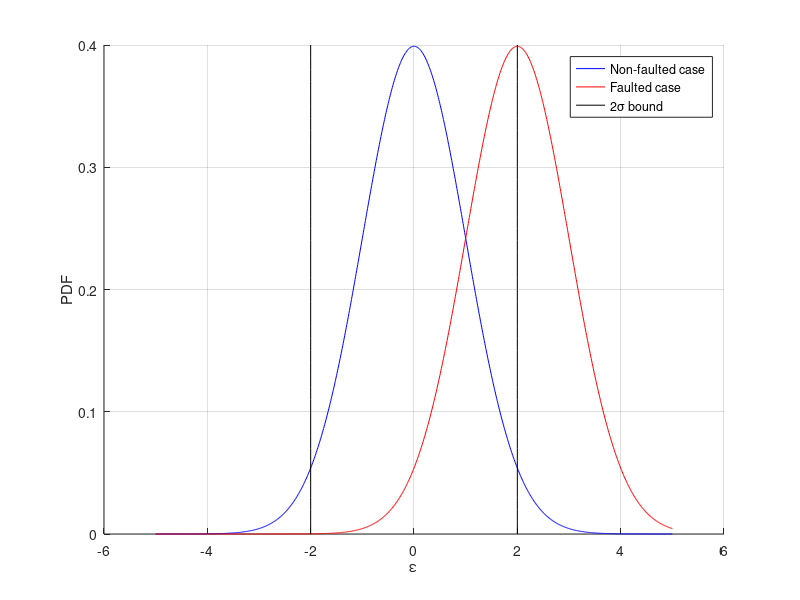

Write MATLAB code to recreate this figure.
clear
close all
clc

figure()
hold on
mu =0;

sigma = 1;

x=-5:0.01:5;

p_x_non_faulted = inf*ones(size(x));

for i =1 : length(x)
    p_x_non_faulted(i) = normpdf(x(i),mu,sigma);
end

plot(x,p_x_non_faulted,'b')
%y=0:0.01:0.4;
%plot(-2*ones(size(y)),y,'k')
%plot(2*ones(size(y)),y,'k')
%title('Non-faulted case')
%grid on

%figure()
%hold on
mu =2;


p_x_faulted = inf*ones(size(x));

for i =1 : length(x)
    p_x_faulted(i) = normpdf(x(i),mu,sigma);
end

plot(x,p_x_faulted,'r')

y=0:0.01:0.4;
plot(-2*ones(size(y)),y,'k')
plot(2*ones(size(y)),y,'k')
%title('Faulted case')
legend('Non-faulted case','Faulted case','2\sigma bound')
xlabel('\epsilon')
ylabel('PDF')
grid on
